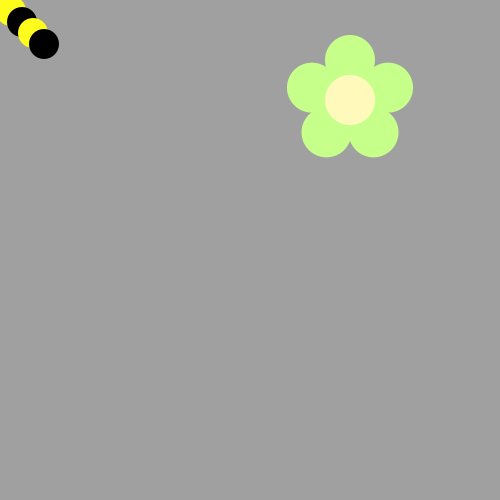
Frame 1 (no input)
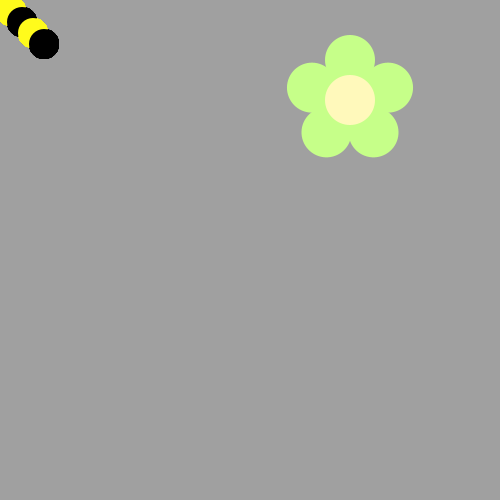
Frame 60 (the mouse pressed at the canvas centre just before this capture)
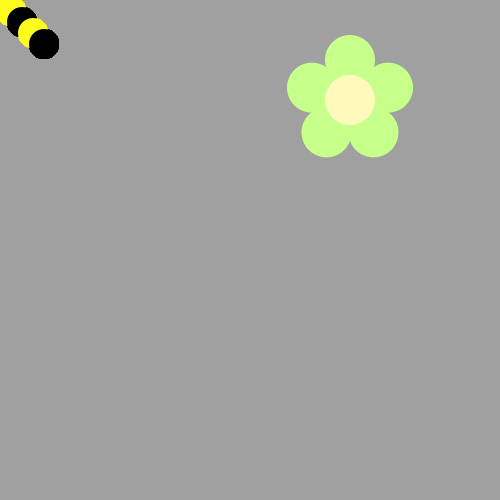
Frame 120 (the mouse held since frame 60 and released just before this capture)

The Processing sketch that drew these frames (run headless with seeded random() and noise(); from frame 60 on, the mouse is pressed at the canvas centre):

// Processing sketch: Bumble_Bee
// ── Bumble_Bee.pde
//In Processing make a Yellow and black line of circles.

void draw() {
  /*Use A loop to make a body for the Bee!
   Then put his head on using drawBeeFace(x,y)
   Use Modulo to make the colors alternate 
   */
   for (int bb = 0; bb<50; bb+=11){
     ellipse(bb, bb, 30, 30);
     if (bb%2 == 0){
       fill(255, 251, 28);
     }else{
       fill(0, 0, 0);
}
}
}
void drawFlower(int x, int y) {
  noStroke();
  translate(x, y);
  // draw 5 petals, rotating after each one
  fill(#c6ff89); // green
  for (int i = 0; i < 5; i++) {
    ellipse(0, -40, 50, 50);
    rotate(radians(72));
  }
  fill(#fff9bb); // light yellow
  ellipse(0, 0, 50, 50);
}

void drawBeeFace(int BeeFaceX, int BeeFaceY) {
  noStroke();
  fill(0, 0, 0);
  stroke(1);
  strokeWeight(5);
  line(BeeFaceX-10, BeeFaceY-27, BeeFaceX-17, BeeFaceY-50);
  line(BeeFaceX+10, BeeFaceY-27, BeeFaceX+17, BeeFaceY-50);
  ellipse(BeeFaceX-17, BeeFaceY-50, 10, 10);
  ellipse(BeeFaceX+17, BeeFaceY-50, 10, 10);
  noStroke();
  fill(255, 251, 28);
  ellipse(BeeFaceX, BeeFaceY, 60, 60); // face
  fill(255, 237, 209);
  fill(0, 0, 0);
  ellipse(BeeFaceX-10, BeeFaceY-15, 10, 10); // eyes
  ellipse(BeeFaceX+10, BeeFaceY-15, 10, 10);
  ellipse(BeeFaceX, BeeFaceY-5, 10, 10); // nose
  ellipse(BeeFaceX, BeeFaceY+10, 20, 10);// mouth
  fill(255, 251, 28);
  ellipse(BeeFaceX, BeeFaceY+5, 20, 6);
}
void setup() {  
  ellipseMode(CENTER);
  size(500, 500);
  background(160, 160, 160); 
  drawFlower(350, 100);
}
